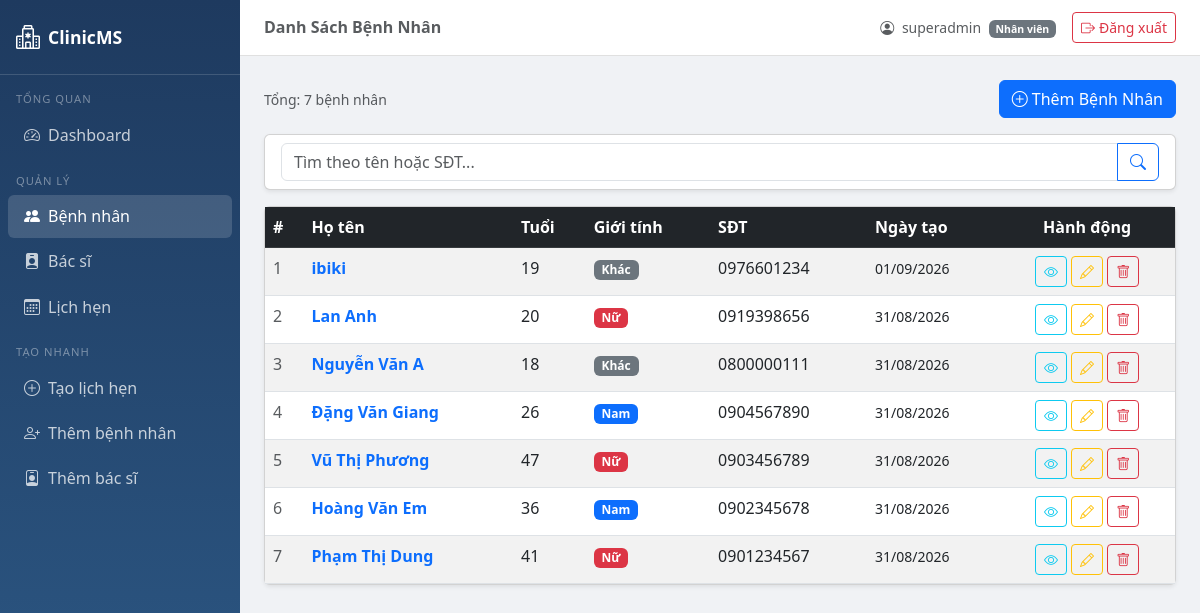
/patients/ (signed in), run on the app's committed database.
### accounts/models.py (models this page shows, shortened)
class UserProfile(models.Model):
    ROLE_CHOICES = [
        ('admin', 'Quản trị viên'),
        ('doctor', 'Bác sĩ'),
        ('staff', 'Nhân viên'),
    ]
    user = models.OneToOneField(User, on_delete=models.CASCADE, related_name='profile')
    role = models.CharField(max_length=10, choices=ROLE_CHOICES, default='staff', verbose_name='Vai trò')
    phone = models.CharField(max_length=15, blank=True, verbose_name='Số điện thoại')
    class Meta:
        verbose_name = 'Hồ sơ người dùng'
        verbose_name_plural = 'Hồ sơ người dùng'

### patients/models.py (models this page shows, shortened)
class Patient(models.Model):
    GENDER_CHOICES = [
        ('M', 'Nam'),
        ('F', 'Nữ'),
        ('O', 'Khác'),
    ]
    full_name = models.CharField(max_length=100, verbose_name='Họ và tên')
    date_of_birth = models.DateField(verbose_name='Ngày sinh')
    gender = models.CharField(max_length=1, choices=GENDER_CHOICES, verbose_name='Giới tính')
    phone = models.CharField(max_length=15, verbose_name='Số điện thoại')
    address = models.TextField(blank=True, verbose_name='Địa chỉ')
    created_at = models.DateTimeField(auto_now_add=True, verbose_name='Ngày tạo')
    class Meta:
        verbose_name = 'Bệnh nhân'
        verbose_name_plural = 'Bệnh nhân'
        ordering = ['-created_at']
    def get_age(self):
        today = date.today()
        return today.year - self.date_of_birth.year - (
            (today.month, today.day) < (self.date_of_birth.month, self.date_of_birth.day)
        )

### patients/views.py (the view)
# urls.py: path('', views.patient_list, name='list'),
@login_required
@role_required('admin', 'staff')
def patient_list(request):
    query = request.GET.get('q', '').strip()
    patients = Patient.objects.all()
    if query:
        patients = patients.filter(
            Q(full_name__icontains=query) | Q(phone__icontains=query)
        )
    paginator = Paginator(patients, 10)
    page_obj = paginator.get_page(request.GET.get('page', 1))
    return render(request, 'patients/patient_list.html', {
        'page_obj': page_obj, 'query': query, 'total': patients.count(),
    })

### accounts/context_processors.py (called while the page is built)
def user_role(request):
    ctx = {
        'is_admin': False,
        'is_staff_role': False,
        'is_doctor': False,
        'is_admin_or_staff': False,
    }
    if request.user.is_authenticated:
        if request.user.is_superuser:
            ctx['is_admin'] = True
            ctx['is_admin_or_staff'] = True
        elif hasattr(request.user, 'profile'):
            role = request.user.profile.role
            ctx['is_admin']         = (role == 'admin')
            ctx['is_staff_role']    = (role == 'staff')
            ctx['is_doctor']        = (role == 'doctor')
            ctx['is_admin_or_staff'] = (role in ['admin', 'staff'])
    return ctx

### templates/patients/patient_list.html (shortened to what this page needs)
{% extends 'base.html' %}
{% block page_title %}Danh Sách Bệnh Nhân{% endblock %}
{% block content %}
<div class="d-flex justify-content-between align-items-center mb-3">
    <small class="text-muted">{% if query %}{{ total }} kết quả cho "{{ query }}"{% else %}Tổng: {{ total }} bệnh nhân{% endif %}</small>
    <a href="{% url 'patients:create' %}" class="btn btn-primary"><i class="bi bi-plus-circle me-1"></i>Thêm Bệnh Nhân</a>
</div>
<div class="card mb-3 shadow-sm">
    <div class="card-body py-2">
        <form method="GET">
            <div class="input-group">
                <input type="text" name="q" class="form-control" placeholder="Tìm theo tên hoặc SĐT..." value="{{ query }}">
                <button type="submit" class="btn btn-outline-primary"><i class="bi bi-search"></i></button>
            </div>
        </form>
    </div>
</div>
<div class="card shadow-sm">
    <div class="card-body p-0">
        {% if page_obj %}
        <div class="table-responsive">
            <table class="table table-hover table-striped mb-0">
                <thead class="table-dark"><tr><th>#</th><th>Họ tên</th><th>Tuổi</th><th>Giới tính</th><th>SĐT</th><th>Ngày tạo</th><th class="text-center">Hành động</th></tr></thead>
                <tbody>
                    {% for p in page_obj %}
                    <tr>
                        <td class="text-muted">{{ page_obj.start_index|add:forloop.counter0 }}</td>
                        <td><a href="{% url 'patients:detail' pk=p.pk %}" class="fw-semibold text-decoration-none">{{ p.full_name }}</a></td>
                        <td>{{ p.get_age }}</td>
                        <td>{% if p.gender == 'M' %}<span class="badge bg-primary">Nam</span>{% elif p.gender == 'F' %}<span class="badge bg-danger">Nữ</span>{% else %}<span class="badge bg-secondary">Khác</span>{% endif %}</td>
                        <td>{{ p.phone }}</td>
                        <td><small>{{ p.created_at|date:"d/m/Y" }}</small></td>
                        <td class="text-center">
                            <a href="{% url 'patients:detail' pk=p.pk %}" class="btn btn-sm btn-outline-info"><i class="bi bi-eye"></i></a>
                            <a href="{% url 'patients:update' pk=p.pk %}" class="btn btn-sm btn-outline-warning"><i class="bi bi-pencil"></i></a>
                            <a href="{% url 'patients:delete' pk=p.pk %}" class="btn btn-sm btn-outline-danger"><i class="bi bi-trash"></i></a>
                        </td>
                    </tr>
                    {% endfor %}
                </tbody>
            </table>
        </div>
        {% else %}
        <div class="text-center py-5"><i class="bi bi-inbox display-1 text-muted"></i><p class="text-muted mt-3">{% if query %}Không tìm thấy "{{ query }}".{% else %}Chưa có bệnh nhân. <a href="{% url 'patients:create' %}">Thêm ngay</a>{% endif %}</p></div>
        {% endif %}
    </div>
</div>
{% endblock %}

### templates/base.html (shortened to what this page needs)
<!DOCTYPE html>
<html lang="vi">
<head>
    <link href="https://cdn.jsdelivr.net/npm/bootstrap@5.3.0/dist/css/bootstrap.min.css" rel="stylesheet">
    <link href="https://cdn.jsdelivr.net/npm/bootstrap-icons@1.10.5/font/bootstrap-icons.css" rel="stylesheet">
</head>
<body>
<nav class="sidebar">
    <a class="sidebar-brand" href="{% url 'dashboard:index' %}">
        <i class="bi bi-hospital fs-4"></i> ClinicMS
    </a>
    <div class="mt-2">
        <div class="nav-section">Tổng quan</div>
        <a href="{% url 'dashboard:index' %}" class="nav-link {% if request.resolver_match.app_name == 'dashboard' %}active{% endif %}">
            <i class="bi bi-speedometer2 me-2"></i>Dashboard
        </a>
        {% if is_admin_or_staff %}
        <div class="nav-section mt-2">Quản lý</div>
        <a href="{% url 'patients:list' %}" class="nav-link {% if request.resolver_match.app_name == 'patients' %}active{% endif %}">
            <i class="bi bi-people-fill me-2"></i>Bệnh nhân
        </a>
        <a href="{% url 'doctors:list' %}" class="nav-link {% if request.resolver_match.app_name == 'doctors' %}active{% endif %}">
            <i class="bi bi-person-badge-fill me-2"></i>Bác sĩ
        </a>
        <a href="{% url 'appointments:list' %}" class="nav-link {% if request.resolver_match.app_name == 'appointments' %}active{% endif %}">
            <i class="bi bi-calendar3 me-2"></i>Lịch hẹn
        </a>
        <div class="nav-section mt-2">Tạo nhanh</div>
        <a href="{% url 'appointments:create' %}" class="nav-link">
            <i class="bi bi-plus-circle me-2"></i>Tạo lịch hẹn
        </a>
        <a href="{% url 'patients:create' %}" class="nav-link">
            <i class="bi bi-person-plus me-2"></i>Thêm bệnh nhân
        </a>
        {% if is_admin %}
        <a href="{% url 'doctors:create' %}" class="nav-link">
            <i class="bi bi-person-badge me-2"></i>Thêm bác sĩ
        </a>
        {% endif %}
        {% endif %}
    </div>
</nav>
<div class="main-content">
    <div class="topbar">
        <h6 class="mb-0 fw-semibold text-muted">{% block page_title %}{% endblock %}</h6>
        <div class="d-flex align-items-center gap-3">
            {% if request.user.is_authenticated %}
            <span class="text-muted small">
                <i class="bi bi-person-circle me-1"></i>
                {{ request.user.get_full_name|default:request.user.username }}
                {% if request.user.profile %}
                <span class="badge bg-secondary ms-1">{{ request.user.profile.get_role_display }}</span>
                {% endif %}
            </span>
            <form method="post" action="{% url 'accounts:logout' %}" class="mb-0">
                <button type="submit" class="btn btn-outline-danger btn-sm">
                    <i class="bi bi-box-arrow-right me-1"></i>Đăng xuất
                </button>
            </form>
            {% endif %}
        </div>
    </div>
    <div class="content-area">
        {% block content %}{% endblock %}
    </div>
</div>
</body>
</html>

### templates/base.html (style rules this page uses)
body { background-color: #f0f2f5; }
.sidebar { width: 240px; min-height: 100vh; background: linear-gradient(180deg, #1e3a5f 0%, #2d5986 100%); position: fixed; top: 0; left: 0; z-index: 100; }
.sidebar-brand { padding: 1.2rem 1rem; border-bottom: 1px solid rgba(255,255,255,.15); color: white; font-weight: bold; font-size: 1.1rem; text-decoration: none; display: flex; align-items: center; gap: 8px; }
.sidebar .nav-link { color: rgba(255,255,255,.75); padding: .6rem 1rem; border-radius: 6px; margin: 2px 8px; transition: all .2s; }
.sidebar .nav-link:hover, .sidebar .nav-link.active { background: rgba(255,255,255,.15); color: white; }
.sidebar .nav-section { font-size: .7rem; text-transform: uppercase; letter-spacing: 1px; color: rgba(255,255,255,.4); padding: .5rem 1rem .2rem; }
.main-content { margin-left: 240px; min-height: 100vh; }
.topbar { background: white; border-bottom: 1px solid #e0e0e0; padding: .75rem 1.5rem; display: flex; justify-content: space-between; align-items: center; }
.content-area { padding: 1.5rem; }

### data on the page
Patient: start_index|add "1", full_name "ibiki", get_age "19", gender "Khác", phone "0976601234", created_at "01/09/2026"
Patient: start_index|add "2", full_name "Lan Anh", get_age "20", gender "Nữ", phone "0919398656", created_at "31/08/2026"
Patient: start_index|add "3", full_name "Nguyễn Văn A", get_age "18", gender "Khác", phone "0800000111", created_at "31/08/2026"
Patient: start_index|add "4", full_name "Đặng Văn Giang", get_age "26", gender "Nam", phone "0904567890", created_at "31/08/2026"
Patient: start_index|add "5", full_name "Vũ Thị Phương", get_age "47", gender "Nữ", phone "0903456789", created_at "31/08/2026"
Patient: start_index|add "6", full_name "Hoàng Văn Em", get_age "36", gender "Nam", phone "0902345678", created_at "31/08/2026"
Patient: start_index|add "7", full_name "Phạm Thị Dung", get_age "41", gender "Nữ", phone "0901234567", created_at "31/08/2026"

### other printed values
{{ request.user.get_full_name|default:request.user.username }} "superadmin"
{{ request.user.profile.get_role_display }} "Nhân viên"
{{ total }} "7"
